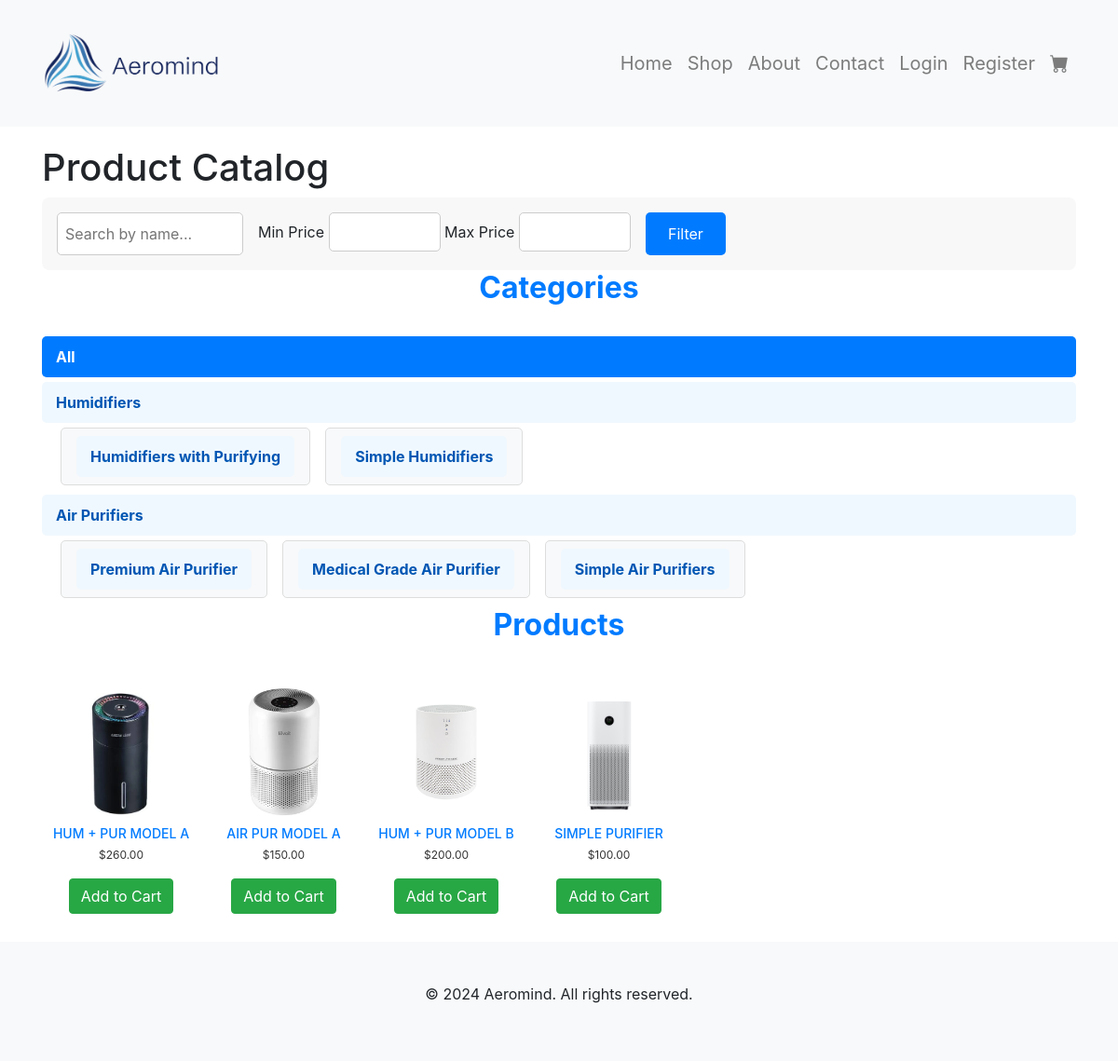
Page /catalog/ on the committed database.
### catalog/models.py (models this page shows, shortened)
class Category(models.Model):
    name = models.CharField(max_length=100)
    description = models.TextField()

class SubCategory(models.Model):
    category = models.ForeignKey(Category, on_delete=models.CASCADE)
    name = models.CharField(max_length=100)

class Item(models.Model):
    category = models.ForeignKey(Category, on_delete=models.CASCADE)
    subcategory = models.ForeignKey(SubCategory, on_delete=models.SET_NULL, null=True, blank=True)
    name = models.CharField(max_length=200)
    description = models.TextField()
    price = models.DecimalField(max_digits=10, decimal_places=2)
    image = models.ImageField(upload_to='items/')

### catalog/views.py (the view)
# urls.py: path('', views.catalog_home, name='catalog_home'),
def catalog_home(request):
    categories = Category.objects.all()
    subcategories = SubCategory.objects.all()
    search_query = request.GET.get('q', '')
    min_price = request.GET.get('min_price', '')
    max_price = request.GET.get('max_price', '')
    selected_category = request.GET.get('category')
    selected_subcategory = request.GET.get('subcategory')
    items = Item.objects.all()
    if selected_category:
        items = items.filter(category_id=selected_category)
    if selected_subcategory:
        items = items.filter(subcategory_id=selected_subcategory)
    if search_query:
        items = items.filter(name__icontains=search_query)
    try:
        if min_price:
            items = items.filter(price__gte=float(min_price))
        if max_price:
            items = items.filter(price__lte=float(max_price))
    except ValueError:
        messages.warning(request, "Invalid price range input. Please provide valid numbers.")
    return render(request, 'catalog/catalog_home.html', {
        'categories': categories,
        'subcategories': subcategories,
        'items': items,
        'selected_category': selected_category,
        'selected_subcategory': selected_subcategory,
        'search_query': search_query,
        'min_price': min_price,
        'max_price': max_price,
    })

### catalog/templates/catalog/catalog_home.html (shortened to what this page needs)
{% extends 'core/base.html' %}
{% block content %}
<div class="container">
    <h1 class="page-title">Product Catalog</h1>
    <form method="GET" action="{% url 'catalog:catalog_home' %}" class="filter-form">
        <div class="filter-row">
            <input type="text" name="q" placeholder="Search by name..." value="{{ search_query }}" class="filter-input search-box">
            <div class="price-filter">
                <label for="min_price">Min Price</label>
                <input type="number" name="min_price" value="{{ min_price }}" class="filter-input price-box" min="0" step="0.01">
                <label for="max_price">Max Price</label>
                <input type="number" name="max_price" value="{{ max_price }}" class="filter-input price-box" min="0" step="0.01">
            </div>
            <button type="submit" class="filter-button">Filter</button>
        </div>
    </form>
    <h2 class="section-title">Categories</h2>
    <ul class="category-list">
        <li class="category-item">
            <a href="{% url 'catalog:catalog_home' %}" class="category-link {% if not selected_category and not selected_subcategory and not search_query %}selected{% endif %}">
                All
            </a>
        </li>
        {% for category in categories %}
            <li class="category-item">
                <a href="{% url 'catalog:catalog_home' %}?category={{ category.id }}{% if search_query %}&q={{ search_query }}{% endif %}" class="category-link {% if category.id == selected_category %}selected{% endif %}">
                    {{ category.name }}
                </a>
                <ul class="subcategory-list">
                    {% for subcategory in subcategories %}
                        {% if subcategory.category.id == category.id %}
                            <li class="subcategory-item">
                                <a href="{% url 'catalog:catalog_home' %}?category={{ category.id }}&subcategory={{ subcategory.id }}" class="subcategory-link ">
                                    {{ subcategory.name }}
                                </a>
                            </li>
                        {% endif %}
                    {% endfor %}
                </ul>
            </li>
        {% endfor %}
    </ul>
    <h2 class="section-title">Products</h2>
    <div class="product-grid">
        {% for item in items %}
            <div class="product-card">
                <a href="{% url 'catalog:item_detail' item.id %}">
                    <img src="{{ item.image.url }}" alt="{{ item.name }}" class="product-image">
                    <h3 class="product-name">{{ item.name }}</h3>
                </a>
                <p class="product-price">${{ item.price }}</p>
                <form method="POST" action="{% url 'cart:add_to_cart' item.id %}">
                    <button type="submit" class="btn btn-success">Add to Cart</button>
                </form>
            </div>
        {% empty %}
            <p>No products available.</p>
        {% endfor %}
    </div>
</div>
{% endblock %}

### core/templates/core/base.html (shortened to what this page needs)
{% load static %}
<!DOCTYPE html>
<html lang="en">
<head>
    <link rel="stylesheet" href="{% static 'core/style.css' %}">
    <link href="https://stackpath.bootstrapcdn.com/bootstrap/4.5.2/css/bootstrap.min.css" rel="stylesheet">
    <link rel="stylesheet" href="https://cdn.jsdelivr.net/npm/bootstrap-icons/font/bootstrap-icons.css">
</head>
<body>
    <header>
        <nav class="navbar navbar-expand-lg navbar-light bg-light">
            <div class="container">
                <a class="navbar-brand" href="{% url 'core:home' %}">
                    <img src="{% static 'core/images/aeromind_logo.png' %}" alt="Aeromind Logo" class="navbar-logo">
                </a>
                <div class="collapse navbar-collapse" id="navbarNav">
                    <ul class="navbar-nav ml-auto">
                        <li class="nav-item">
                            <a class="nav-link" href="{% url 'core:home' %}">Home</a>
                        </li>
                        <li class="nav-item">
                            <a class="nav-link" href="{% url 'catalog:catalog_home' %}">Shop</a>
                        </li>
                        <li class="nav-item">
                            <a class="nav-link" href="{% url 'core:about' %}">About</a>
                        </li>
                        <li class="nav-item">
                            <a class="nav-link" href="{% url 'core:contact' %}">Contact</a>
                        </li>
                        {% if user.is_authenticated %}
                        <li class="nav-item">
                            <a class="nav-link" href="{% url 'accounts:profile' %}">Profile</a>
                        </li>
                        <!---
                        <li class="nav-item">
                            <form action="{% url 'accounts:logout' %}" method="post" style="display:inline;">
                                {% csrf_token %}
                                <button type="submit" class="nav-link btn btn-link">Logout</button>
                            </form>
                        -->
                        <li class="nav-item">
                            <form action="{% url 'accounts:logout' %}" method="post" style="display: inline;">
                                {% csrf_token %}
                                <button type="submit" class="nav-link btn-logout">Logout</button>
                            </form>
                        </li>
                        </li>
                        {% else %}
                        <li class="nav-item">
                            <a class="nav-link" href="{% url 'accounts:login' %}">Login</a>
                        </li>
                        <li class="nav-item">
                            <a class="nav-link" href="{% url 'accounts:register' %}">Register</a>
                        </li>
                        {% endif %}
                        <li class="nav-item">
                            <a href="{% url 'cart:view_cart' %}" class="nav-link cart-icon-link">
                                <i class="bi bi-cart-fill cart-icon"></i>
                            </a>
                        </li>
                    </ul>
                </div>
            </div>
        </nav>
    </header>
    <main>
        {% block content %}
        {% endblock %}
    </main>
    <footer class="bg-light py-4">
        <div class="container text-center">
            <p>&copy; 2024 Aeromind. All rights reserved.</p>
        </div>
    </footer>
</body>
</html>

### core/static/core/style.css (style rules this page uses)
.section-title { font-size: 2rem; color: #007BFF; text-align: center; margin-bottom: 2rem; font-weight: bold; }
.container { width: 80%; max-width: 1200px; margin: 0 auto; padding: 20px; }
.product-card { display: inline-block; width: 150px; margin: 10px; text-align: center; }
.product-card img { width: 100%; height: auto; border-radius: 5px; }
.product-card h3 { font-size: 14px; margin: 5px 0; }
.product-card p { font-size: 12px; color: #333; }
.navbar-logo { height: 70px; width: auto; margin-right: 10px; }
.nav-link { font-size: 20px; padding: 0.2rem 0.7rem; font-weight: normal; }
.navbar-brand { font-size: 22px; }
.category-list { padding: 0; list-style: none; }
.category-item { margin: 10px 0; }
.category-link { text-decoration: none; color: #007bff; font-weight: bold; transition: color 0.3s ease; }
.nav-link { color: inherit; text-decoration: none; font-size: 1.25rem; font-family: inherit; padding: 0.75rem 1.5rem; display: inline-block; vertical-align: middle; }
.product-price { font-size: 1.5rem; color: #333; }
.subcategory-list { display: flex; flex-wrap: wrap; list-style: none; padding: 0; margin: 1rem 0; gap: 1rem; }
.subcategory-item { padding: 0.5rem 1rem; background-color: #f8f9fa; border: 1px solid #ddd; border-radius: 5px; }
.subcategory-link { text-decoration: none; color: #007bff; font-weight: bold; }
.subcategory-list { list-style: none; padding: 0 0 0 20px; margin: 10px 0; }
.subcategory-item { margin: 5px 0; }
.subcategory-link { text-decoration: none; color: #555; font-size: 0.9rem; transition: color 0.3s; }
.category-list, .subcategory-list { list-style-type: none; padding: 0; margin: 0; }
.category-item, .subcategory-item { margin: 5px 0; }
.category-link, .subcategory-link { display: block; padding: 10px 15px; font-size: 16px; color: #0056b3; text-decoration: none; background: #f0f8ff; border-radius: 5px; transition: all 0.3s ease; }
.category-link.selected, .subcategory-link.selected { background: #007bff; color: white; }
.subcategory-list { padding-left: 20px; }
.filter-form { display: flex; flex-wrap: wrap; align-items: center; gap: 1rem; padding: 1rem; background: #f8f8f8; border-radius: 8px; }
.filter-row { display: flex; gap: 1rem; width: 100%; }
.filter-input { padding: 0.5rem; font-size: 1rem; border: 1px solid #ccc; border-radius: 5px; width: 100%; max-width: 200px; }
.search-box { flex: 2; }
.price-box { max-width: 120px; }
.filter-button { padding: 0.7rem 1.5rem; background: #007bff; color: white; border: none; border-radius: 5px; font-size: 1rem; cursor: pointer; transition: background 0.3s ease; }

### rows in the picture
Category: name "Humidifiers"
SubCategory: name "Humidifiers with Purifying"
SubCategory: name "Simple Humidifiers"
Category: name "Air Purifiers"
SubCategory: name "Premium Air Purifier"
SubCategory: name "Medical Grade Air Purifier"
SubCategory: name "Simple Air Purifiers"
Item: image (picture), name "HUM + PUR MODEL A", price "260.00"
Item: image (picture), name "AIR PUR MODEL A", price "150.00"
Item: image (picture), name "HUM + PUR MODEL B", price "200.00"
Item: image (picture), name "SIMPLE PURIFIER", price "100.00"
